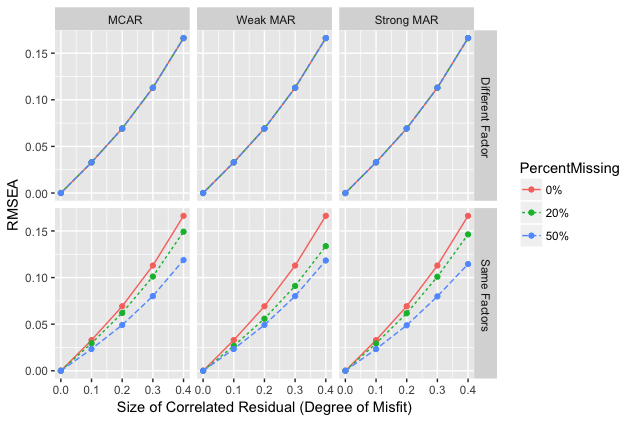

R code for this plot:
library(ggplot2)
library(gridExtra)
source("results.R")
library(reshape2)

#Min Pattern, four Variable missing. Correlation is 0. two correlated residual


mc0 <- fitNoMissingShort_CR2_3[[1]][1:5,]
mc20 <- fitMCAR_Short_CR2_3[[5]][1:5,]
mc50 <- fitMCAR_Short_CR2_3[[6]][1:5,]

weak0 <- fitNoMissingShort_CR2_3[[1]][1:5,]
weak20 <- fitMAR_Linear_Short_CR2_3[[5]][1:5,]
weak50 <- fitMAR_Linear_Short_CR2_3[[6]][1:5,]

strong0 <- fitNoMissingShort_CR2_3[[1]][1:5,]
strong20 <- fitMAR_Linear_Short_CR2_3[[7]][1:5,]
strong50 <- fitMAR_Linear_Short_CR2_3[[8]][1:5,]


data <-rbind(mc0, mc20, mc50, weak0, weak20, weak50, strong0, strong20, strong50 )



perMiss <-rep( rep(c("0%", "20%", "50%"),each=5), 3)
data <- as.data.frame(data, row.names = 1:nrow(data))
data$perMiss<- perMiss 
strength <- rep(c("  MCAR", " Weak MAR", "Strong MAR"), each=15)
ResidualSize <- rep(c(0, 0.1, 0.2, 0.3, 0.4), 9)
data$Strength<- strength
data$ResidualSize <- ResidualSize
data$placeMiss <- rep(" Same Factors", nrow(data))




mc0 <- fitNoMissingShort_CR2_1[[1]][1:5,]
mc20 <- fitMCAR_Short_CR2_1[[5]][1:5,]
mc50 <- fitMCAR_Short_CR2_1[[6]][1:5,]

weak0 <- fitNoMissingShort_CR2_1[[1]][1:5,]
weak20 <- fitMAR_Linear_Short_CR2_1[[5]][1:5,]
weak50 <- fitMAR_Linear_Short_CR2_1[[6]][1:5,]

strong0 <- fitNoMissingShort_CR2_1[[1]][1:5,]
strong20 <- fitMAR_Linear_Short_CR2_1[[7]][1:5,]
strong50 <- fitMAR_Linear_Short_CR2_1[[8]][1:5,]


data2 <-rbind(mc0, mc20, mc50, weak0, weak20, weak50, strong0, strong20, strong50 )



perMiss <-rep( rep(c("0%", "20%", "50%"),each=5), 3)
data2 <- as.data.frame(data2, row.names = 1:nrow(data2))
data2$perMiss<- perMiss 
strength <- rep(c("  MCAR", " Weak MAR", "Strong MAR"), each=15)
data2$Strength<- strength
data2$ResidualSize <- ResidualSize
data2$placeMiss <- rep(" Different Factor", nrow(data2))





datafinal <-rbind(data, data2)
datafinal$RMSEA <- datafinal$rmsea
datafinal$PercentMissing<- datafinal$perMiss 



ggplot(datafinal, aes(x=ResidualSize, y=RMSEA)) + geom_line(aes(linetype=PercentMissing, color=PercentMissing)) + 
  geom_point(aes(color=PercentMissing))+facet_grid(placeMiss~Strength) +xlab("Size of Correlated Residual (Degree of Misfit)")
